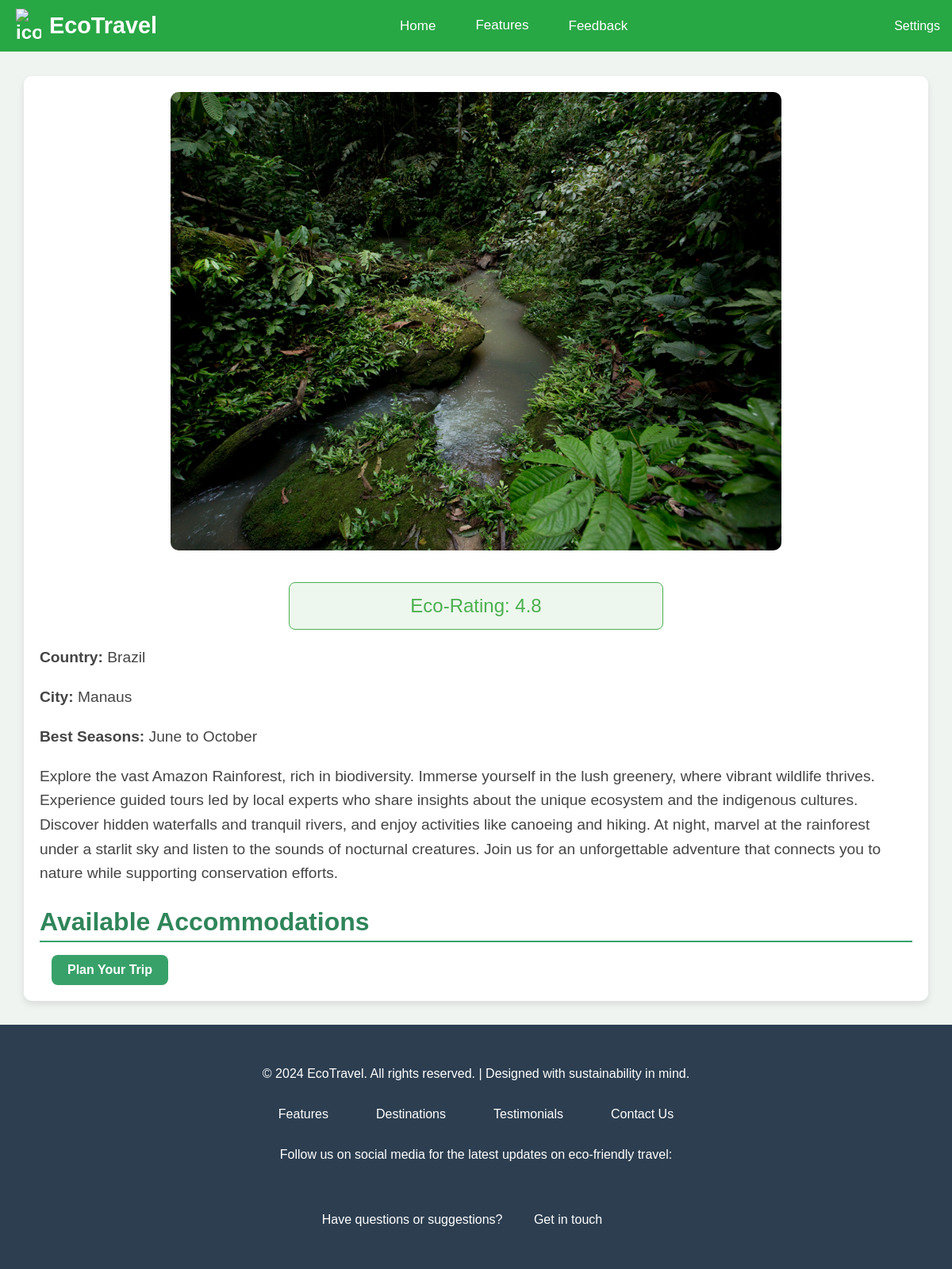
Page /destination/1/ on the committed database.
### eco_travel_app/models.py (models this page shows, shortened)
class Destination(models.Model):
    name = models.CharField(max_length=200)
    country = models.CharField(max_length=100)
    city = models.CharField(max_length=100)
    description = models.TextField()
    image = models.ImageField(upload_to='static/', blank=True)  # Path corrected
    eco_rating = models.FloatField(default=0)  # User-assigned eco-friendliness rating
    best_season = models.CharField(max_length=100, blank=True)
    activities = models.TextField()  # Eco-friendly activities, e.g., hiking, cycling, etc.

### eco_travel_app/views.py (the view)
# urls.py: path('destination/<int:id>/', views.destination_detail, name='destination_detail'),
def destination_detail(request, id):
    destination = get_object_or_404(Destination, id=id)
    return render(request, 'destination_detail.html', {'destination': destination})

### eco_travel_app/templates/destination_detail.html (shortened to what this page needs)
{% load static %}
<!DOCTYPE html>
<html lang="en">
  <head>
  </head>
  <body>
    <nav class="navbar">
      <div class="logo">
        <img
          style="width: 32px; margin-right: 5px"
          src="https://cdn-icons-png.freepik.com/256/1265/1265656.png?ga=GA1.1.240818908.1726982020&semt=ais_hybrid"
          alt="icon"
        />
        <a href="/" style="margin: 5px; padding: 0">EcoTravel</a>
      </div>
      <div class="navbar-center">
        <a href="{% url 'home' %}" class="home">Home</a>
        <div class="dropdown">
          <a href="" class="features" style="position: relative; top: 9px"
            >Features</a
          >
        </div>
        <a href="{% url 'feedback' %}" class="feedback">Feedback</a>
      </div>
      <div class="navbar-right">
        <div class="dropdown">
          <a href="#" class="settings">Settings</a>
        </div>
      </div>
    </nav>
    <section style="margin-top: 6rem;">
      <div class="imagedis">
        <img src="{{ destination.image.url }}" alt="{{ destination.name }}" />
      </div>
      <div class="ratings">Eco-Rating: {{ destination.eco_rating }}</div>
      <p><b>Country:</b> {{ destination.country }}</p>
      <p><b>City:</b> {{ destination.city }}</p>
      <p><b>Best Seasons:</b> {{ destination.best_season }}</p>
      <p>{{ destination.description }}</p>
      <h2>Available Accommodations</h2>
      <a id="plantrip" href="{% url 'plan_trip' destination.id %}"
        >Plan Your Trip</a
      >
    </section>
    <footer class="footer">
      <div class="container">
        <p>
          &copy; 2024 EcoTravel. All rights reserved. | Designed with
          sustainability in mind.
        </p>
        <div class="footer-links">
          <a href="#features">Features</a>
          <a href="#destinations">Destinations</a>
          <a href="#testimonials">Testimonials</a>
          <a href="#contact">Contact Us</a>
        </div>
        <div class="social-media">
          <p>
            Follow us on social media for the latest updates on eco-friendly
            travel:
          </p>
          <a href="https://facebook.com" target="_blank"
            ></a>
          <a href="https://twitter.com" target="_blank"
            ></a>
          <a href="https://instagram.com" target="_blank"
            ></a>
        </div>
        <p>
          Have questions or suggestions? <a href="#contact">Get in touch</a>
        </p>
      </div>
    </footer>
  </body>
</html>

### eco_travel_app/templates/destination_detail.html (style rules this page uses)
body { font-family: "Arial", sans-serif; margin: 0; padding: 0; background-color: #f0f4f1; color: #333; }
section { max-width: 1100px; margin: 30px auto; padding: 20px; background-color: white; box-shadow: 0 4px 8px rgba(0, 0, 0, 0.1); border-radius: 10px; }
.imagedis { width: 100%; display: flex; justify-content: center; }
.imagedis img { width: 70%; border-radius: 10px; margin-bottom: 20px; }
.ratings { width: 40%; margin: 20px auto; padding: 15px; font-size: 1.5rem; color: #4caf50; background-color: rgba(76, 175, 80, 0.1); border-radius: 8px; border: 1px solid #4caf50; text-align: center; }
section p { font-size: 1.2rem; line-height: 1.6; color: #444; }
section h2 { font-size: 2rem; color: #2f855a; margin-bottom: 15px; border-bottom: 2px solid #38a169; padding-bottom: 5px; }
#plantrip { display: inline-block; padding: 10px 20px; background-color: #38a169; color: white; text-decoration: none; border-radius: 8px; font-weight: bold; transition: background-color 0.3s ease; }
.footer { background-color: #2c3e50; color: #ffffff; padding: 40px 20px; text-align: center; }
.footer p { margin: 10px 0; font-size: 1rem; line-height: 1.5; }
.footer-links { display: flex; justify-content: center; flex-wrap: wrap; margin: 20px 0; }
.footer-links a { color: #ffffff; margin: 0 10px; text-decoration: none; font-size: 1rem; transition: color 0.3s ease; }
.social-media { margin: 20px 0; }
.social-media p { margin-bottom: 10px; font-size: 1rem; }
.social-media a { margin: 0 10px; font-size: 1.5rem; color: #ffffff; transition: color 0.3s ease; }
.navbar { display: flex; justify-content: space-between; align-items: center; background-color: #28a745; padding: 10px 20px; position: fixed; top: 0; width: 100%; height: 45px; z-index: 1000; }
.logo { font-size: 24px; color: white; text-decoration: none; font-weight: bold; }
.navbar-center { display: flex; justify-content: center; flex-grow: 1; }
.navbar-center a { color: white; text-decoration: none; padding: 10px 15px; margin: 0 10px; font-size: 17px; }
.navbar-right { display: flex; align-items: center; }
.dropdown { position: relative; }
a { color: white; text-decoration: none; padding: 10px 20px; margin: 0 15px; font-size: 16px; }
.logo { display: flex; align-items: center; }
.navbar .logo a { font-size: 1.8rem; color: #fff; font-weight: 600; }

### rows in the picture
Destination: image (picture), eco_rating "4.8", country "Brazil", city "Manaus", best_season "June to October", description "Explore the vast Amazon Rainforest, rich in biodiversity. Immerse yourself in the lush greenery, where vibrant wildlife thrives. Experience guided tours led by local experts who share insights about the unique ecosystem and the indigenous cultures. Discover hidden waterfalls and tranquil rivers, and enjoy activities like canoeing and hiking. At night, marvel at the rainforest under a starlit sky and listen to the sounds of nocturnal creatures. Join us for an unforgettable adventure that connects you to nature while supporting conservation efforts."
